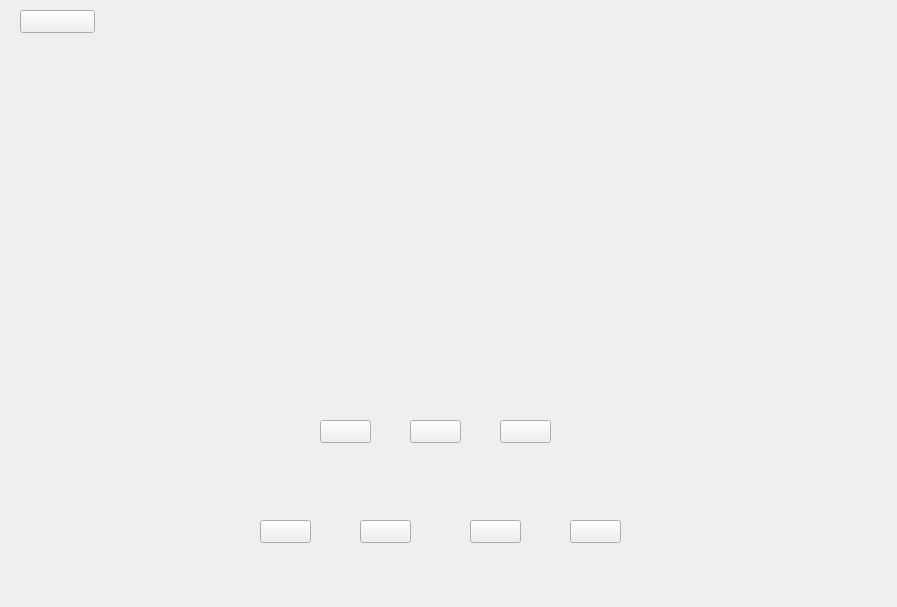
<?xml version="1.0" encoding="UTF-8"?>
<ui version="4.0">
 <class>QSoundWgt</class>
 <widget class="QWidget" name="QSoundWgt">
  <property name="geometry">
   <rect>
    <x>0</x>
    <y>0</y>
    <width>897</width>
    <height>607</height>
   </rect>
  </property>
  <property name="windowTitle">
   <string>QSoundWgt</string>
  </property>
  <widget class="QPushButton" name="bgmBtn">
   <property name="geometry">
    <rect>
     <x>20</x>
     <y>10</y>
     <width>75</width>
     <height>23</height>
    </rect>
   </property>
   <property name="text">
    <string/>
   </property>
   <property name="icon">
    <iconset resource="myrc.qrc">
     <normaloff>:/src/lord_game_setting_text_bgsound.png</normaloff>:/src/lord_game_setting_text_bgsound.png</iconset>
   </property>
   <property name="iconSize">
    <size>
     <width>60</width>
     <height>20</height>
    </size>
   </property>
   <property name="flat">
    <bool>false</bool>
   </property>
  </widget>
  <widget class="QPushButton" name="passBtn">
   <property name="geometry">
    <rect>
     <x>320</x>
     <y>420</y>
     <width>51</width>
     <height>23</height>
    </rect>
   </property>
   <property name="text">
    <string/>
   </property>
   <property name="icon">
    <iconset resource="myrc.qrc">
     <normaloff>:/src/pass.png</normaloff>:/src/pass.png</iconset>
   </property>
   <property name="iconSize">
    <size>
     <width>60</width>
     <height>20</height>
    </size>
   </property>
  </widget>
  <widget class="QPushButton" name="playBtn">
   <property name="geometry">
    <rect>
     <x>410</x>
     <y>420</y>
     <width>51</width>
     <height>23</height>
    </rect>
   </property>
   <property name="text">
    <string/>
   </property>
   <property name="icon">
    <iconset resource="myrc.qrc">
     <normaloff>:/src/lord_btn_product_n.png</normaloff>:/src/lord_btn_product_n.png</iconset>
   </property>
   <property name="iconSize">
    <size>
     <width>60</width>
     <height>20</height>
    </size>
   </property>
  </widget>
  <widget class="QPushButton" name="recommendBtn">
   <property name="geometry">
    <rect>
     <x>500</x>
     <y>420</y>
     <width>51</width>
     <height>23</height>
    </rect>
   </property>
   <property name="text">
    <string/>
   </property>
   <property name="icon">
    <iconset resource="myrc.qrc">
     <normaloff>:/src/lord_btn_prompt_n.png</normaloff>:/src/lord_btn_prompt_n.png</iconset>
   </property>
   <property name="iconSize">
    <size>
     <width>60</width>
     <height>20</height>
    </size>
   </property>
  </widget>
  <widget class="QPushButton" name="zeorPartBtn">
   <property name="geometry">
    <rect>
     <x>260</x>
     <y>520</y>
     <width>51</width>
     <height>23</height>
    </rect>
   </property>
   <property name="text">
    <string/>
   </property>
   <property name="icon">
    <iconset resource="myrc.qrc">
     <normaloff>:/src/no_call_btn.png</normaloff>:/src/no_call_btn.png</iconset>
   </property>
   <property name="iconSize">
    <size>
     <width>60</width>
     <height>20</height>
    </size>
   </property>
  </widget>
  <widget class="QPushButton" name="onePartBtn">
   <property name="geometry">
    <rect>
     <x>360</x>
     <y>520</y>
     <width>51</width>
     <height>23</height>
    </rect>
   </property>
   <property name="text">
    <string/>
   </property>
   <property name="icon">
    <iconset resource="myrc.qrc">
     <normaloff>:/src/lord_btn_callscore_1_n.png</normaloff>:/src/lord_btn_callscore_1_n.png</iconset>
   </property>
   <property name="iconSize">
    <size>
     <width>60</width>
     <height>20</height>
    </size>
   </property>
  </widget>
  <widget class="QPushButton" name="twoPartBtn">
   <property name="geometry">
    <rect>
     <x>470</x>
     <y>520</y>
     <width>51</width>
     <height>23</height>
    </rect>
   </property>
   <property name="text">
    <string/>
   </property>
   <property name="icon">
    <iconset resource="myrc.qrc">
     <normaloff>:/src/lord_btn_callscore_2_n.png</normaloff>:/src/lord_btn_callscore_2_n.png</iconset>
   </property>
   <property name="iconSize">
    <size>
     <width>60</width>
     <height>20</height>
    </size>
   </property>
  </widget>
  <widget class="QPushButton" name="threePartBtn">
   <property name="geometry">
    <rect>
     <x>570</x>
     <y>520</y>
     <width>51</width>
     <height>23</height>
    </rect>
   </property>
   <property name="text">
    <string/>
   </property>
   <property name="icon">
    <iconset resource="myrc.qrc">
     <normaloff>:/src/lord_btn_callscore_3_n.png</normaloff>:/src/lord_btn_callscore_3_n.png</iconset>
   </property>
   <property name="iconSize">
    <size>
     <width>60</width>
     <height>20</height>
    </size>
   </property>
  </widget>
 </widget>
 <layoutdefault spacing="6" margin="11"/>
 <resources>
  <include location="myrc.qrc"/>
 </resources>
 <connections/>
</ui>
